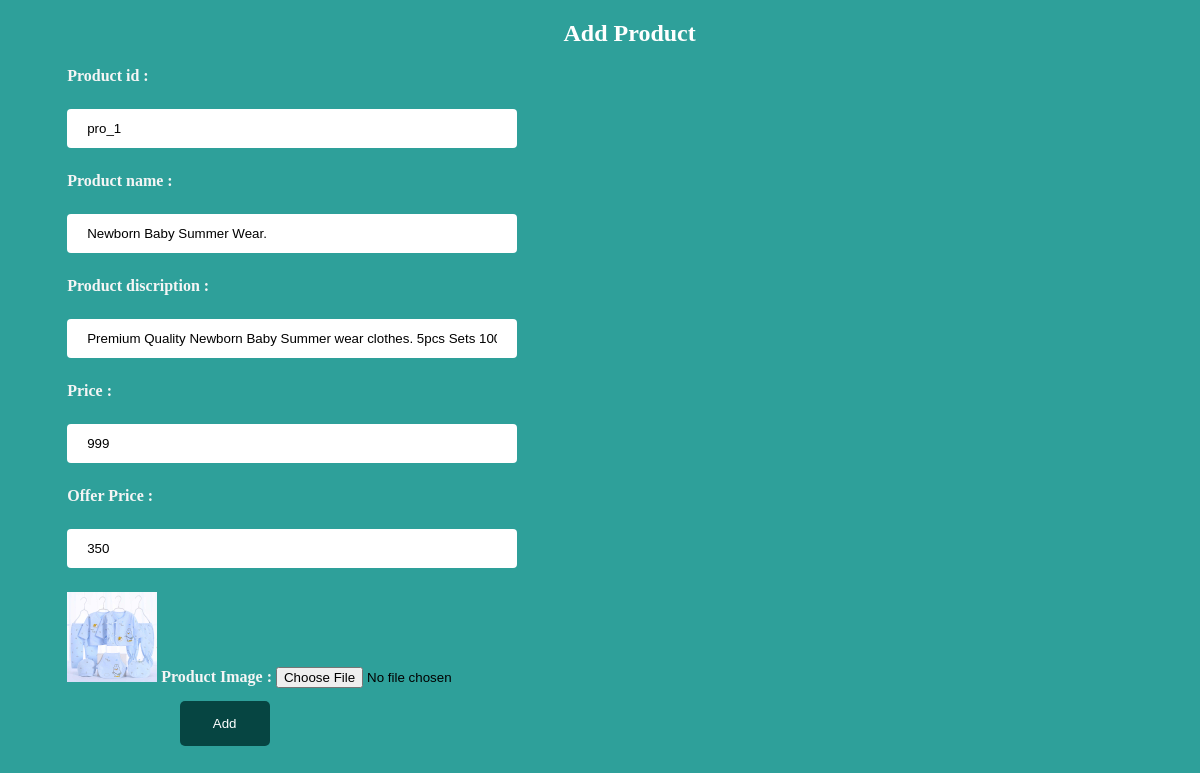
Page /edit_product/1 on the earlier database version.
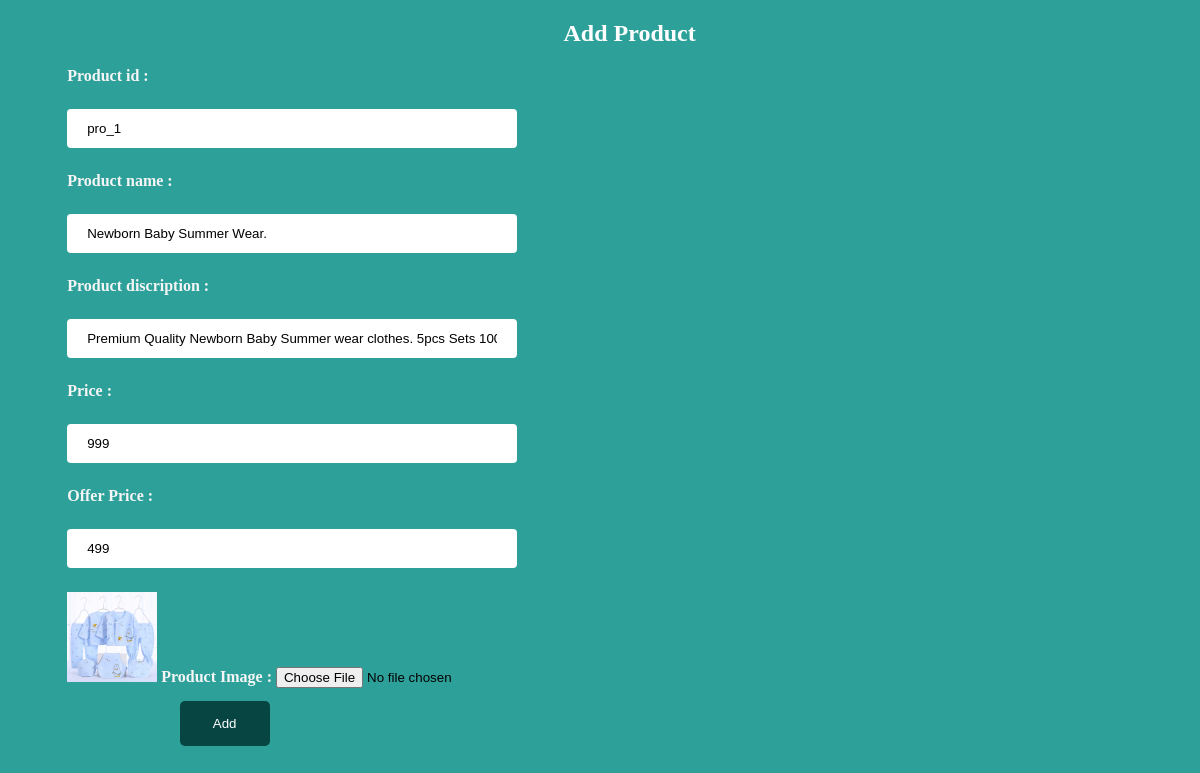
Same page on the later database version.
### baby_app/models.py (models this page shows)
class Product(models.Model):
    product_id=models.TextField()
    product_name=models.TextField()
    price=models.IntegerField()
    offer_price=models.IntegerField()
    img=models.FileField()
    dis=models.TextField()

### baby_app/views.py (the view, shortened to what this page needs)
# urls.py: path('edit_product/<id>',views.edit_product),
def edit_product(req,id):
    pro=Product.objects.get(pk=id)
    return render(req,'shop/edit_product.html',{'data':pro})

### templates/shop/edit_product.html (shortened to what this page needs)
<!DOCTYPE html>
<html lang="en">
<head>
</head>
<body>
    <div class="main_div">
        <h2 class="add_pro">Add Product</h2>
        <form action="" method="post" enctype="multipart/form-data">
            <b>Product id : </b><p><input type="text" name="pro_id" id="" placeholder="product id" class="p_id" value="{{data.product_id}}"></p>
            <b>Product name : </b><p><input type="text" name="name" id="" placeholder="product name" value="{{data.product_name}}"></p>
            <b>Product discription : </b><p><input type="text" name="discription" id="" placeholder="discription" value="{{data.dis}}"></p>
            <b>Price : </b><p><input type="number" name="price" id="" placeholder="price" value="{{data.price}}"></p>
            <b>Offer Price : </b><p><input type="number" name="o_price" id="" placeholder="offer price" value="{{data.offer_price}}"></p>
            <img src="{{data.img.url}}" alt="" style="width: 90px;">
            <b>Product Image : </b><input type="file" name="img" id="" value="{{data.img}}">
            <input type="submit" value="Add">
        </form>
    </div>
</body>
</html>

Differences in the rows shown:
changed Product "pro_1": o_price "350" → "499"
